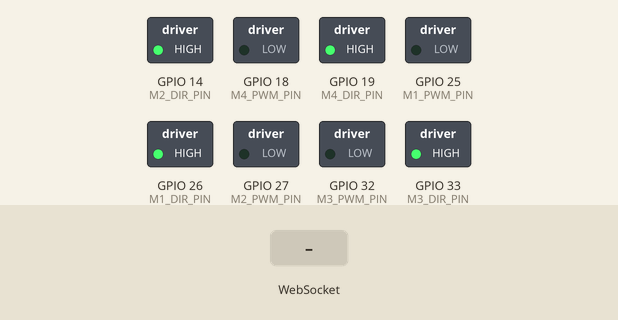
This program was run on a simulated ESP32. Parts: switched loads named in the program (green lamp = pin HIGH). Inputs (shaded band) come from the test bench. WiFi joins after 1.5 s; servers stay silent unless stated; what the program prints to the serial monitor is not drawn.

Above: at 2.7 s.
2.8 s: WebSocket text "up" received
At 4.0 s:
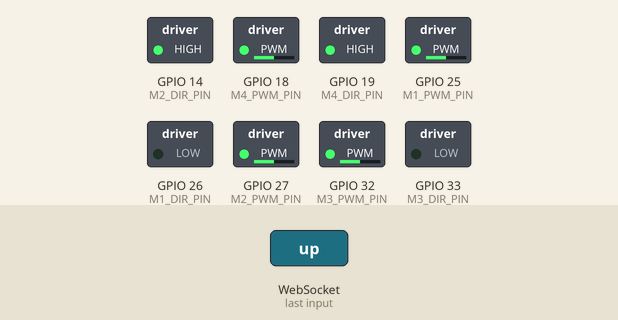
5.8 s: WebSocket text "down" received
At 7.2 s:
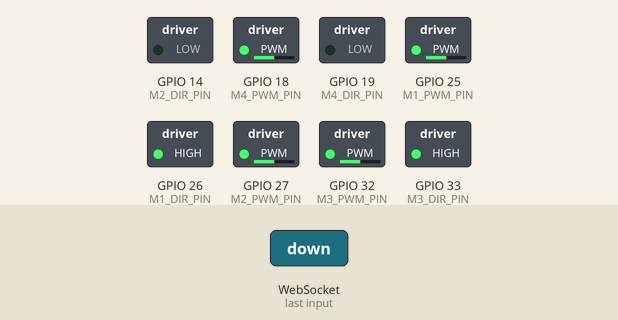
8.8 s: WebSocket text "left" received
At 10.1 s:
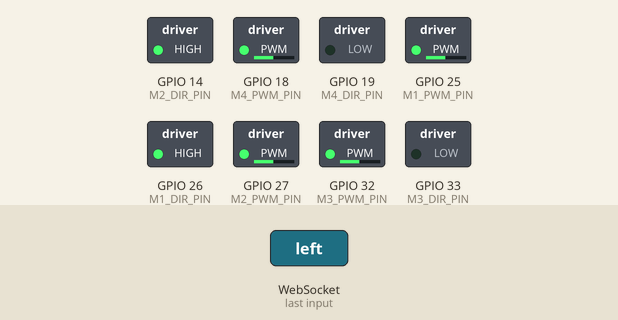
11.8 s: WebSocket text "right" received
At 12.9 s:
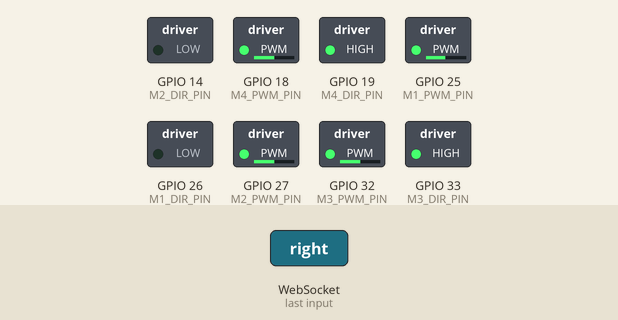
14.8 s: WebSocket text "up-left" received
At 16.1 s:
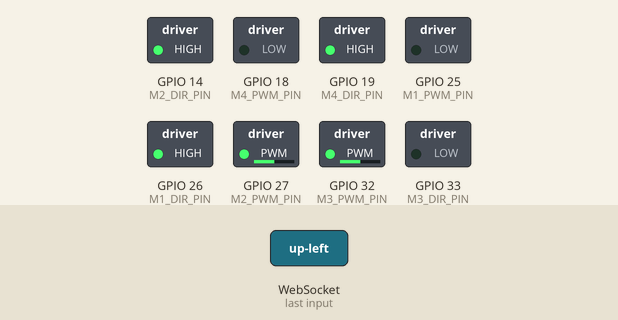
17.8 s: WebSocket text "up-right" received
At 19.1 s:
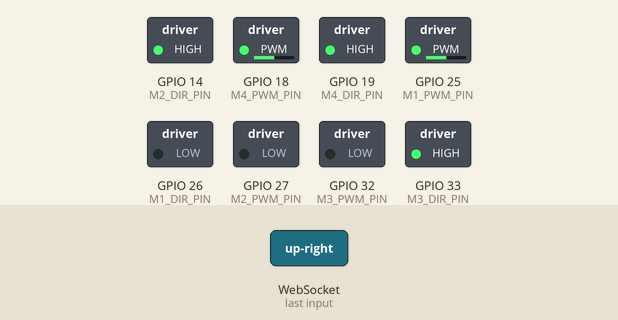
Timing chart, 0 to 20.8 s (numbered marks = the images above; inputs shaded):
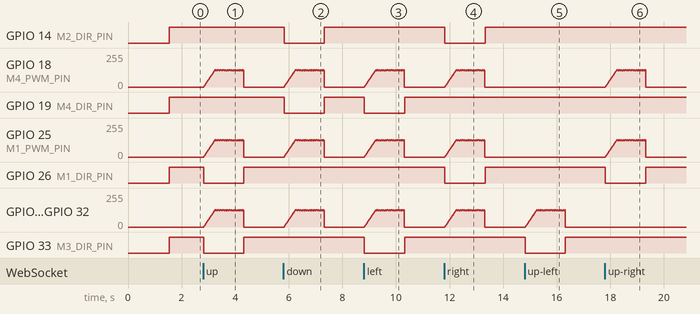

The program:

main.cpp
```cpp
// =============================================================
// ESP32 Mecanum Wheel Robot - Web Controller
// =============================================================
// 하드웨어:  ESP32 DevKit + Cytron MD10C × 4 + CHP 36GP-555 × 4
// 통신:      Wi-Fi (AP 또는 STA) + WebSocket JSON
// 웹 UI:     PROGMEM 내장 HTML (web_ui.h)
//
// JSON 프로토콜 (클라이언트 → 서버):
//   {"vx": ±1.0, "vy": ±1.0, "w": ±1.0, "speed": 0-100}
//
// Cytron MD10C 제어:
//   PWM 핀 → 속도 (0-255, LEDC 20 kHz)
//   DIR 핀 → 방향 (HIGH=정방향, LOW=역방향)
// =============================================================

#include <Arduino.h>
#include <WiFi.h>
#include <HTTPClient.h>
#include <WiFiClientSecure.h>
#include <ESPAsyncWebServer.h>
#include <AsyncTCP.h>
#include <ArduinoJson.h>
#include "web_ui.h"

// =============================================================
// [사용자 설정] Wi-Fi
// =============================================================
// true  → AP 모드: ESP32가 직접 핫스팟 생성 (인터넷 불필요, 권장)
// false → STA 모드: 기존 공유기에 연결
#define WIFI_AP_MODE   false

const char* AP_SSID     = "RCCAR_Robot";   // AP 모드 SSID
const char* AP_PASSWORD = "12345678";       // AP 모드 비밀번호 (최소 8자)

const char* STA_SSID    = "bssm_free";       // STA 모드: 공유기 SSID
const char* STA_PASS    = "bssm_free";   // STA 모드: 공유기 비밀번호

// =============================================================
// [사용자 설정] 모터 핀 번호
// 위에서 본 메카넘 배치:
//   [전방]
//   M1(FL) ↗   ↖ M2(FR)
//   M3(RL) ↖   ↗ M4(RR)
//   [후방]
// =============================================================
//                   PWM핀  DIR핀
#define M1_PWM_PIN   25     // Front-Left  (전방 좌측)
#define M1_DIR_PIN   26
#define M2_PWM_PIN   27     // Front-Right (전방 우측)
#define M2_DIR_PIN   14
#define M3_PWM_PIN   32     // Rear-Left   (후방 좌측)
#define M3_DIR_PIN   33
#define M4_PWM_PIN   18     // Rear-Right  (후방 우측)
#define M4_DIR_PIN   19

// =============================================================
// [사용자 설정] LEDC PWM 파라미터
// =============================================================
#define PWM_FREQ_HZ  20000  // 20 kHz: 모터 노이즈 가청 주파수 초과
#define PWM_BITS     8      // 8비트 분해능: 0~255
// LEDC 채널 (ESP32: 채널 0~15)
#define CH_M1        0
#define CH_M2        1
#define CH_M3        2
#define CH_M4        3

// =============================================================
// [사용자 설정] 워치독 타임아웃
// =============================================================
#define WATCHDOG_MS  1500   // 폴링 지연을 고려한 타임아웃

// =============================================================
// [사용자 설정] 폴링 설정
// =============================================================
#define POLL_URL  "https://nota.mieung.kr/direction"
#define POLL_MS   100    // 폴링 간격 (ms)

// =============================================================
// [사용자 설정] 가감속 (10ms 업데이트 주기 기준)
// 값이 클수록 변화가 빠름 (255 기준)
// 예: ACCEL_STEP=3 → 0→127(50%) 약 420ms
//     DECEL_STEP=6 → 127→0       약 210ms
// =============================================================
#define ACCEL_STEP   3    // 가속 스텝
#define DECEL_STEP   6    // 감속 스텝 (가속보다 빠르게 멈춤)

// =============================================================
// [사용자 설정] 모터 방향 반전 보정
// 모터가 반대로 돌면 해당 값을 true 로 변경
// 예: 전방 좌측이 반대로 돌면 INVERT_M1 = true
// (물리 배선 변경 없이 소프트웨어로 보정)
// =============================================================
#define INVERT_M1    true   // Front-Left  (좌측 반전 보정)
#define INVERT_M2    false  // Front-Right
#define INVERT_M3    true   // Rear-Left   (좌측 반전 보정)
#define INVERT_M4    false  // Rear-Right

// 채널별 DIR 핀 / 반전 배열 (updateMotors 루프에서 사용)
static const uint8_t kDirPin[4] = {M1_DIR_PIN, M2_DIR_PIN, M3_DIR_PIN, M4_DIR_PIN};
static const bool    kInvert[4] = {INVERT_M1,  INVERT_M2,  INVERT_M3,  INVERT_M4};

// =============================================================
// 전역 객체 / 변수
// =============================================================
AsyncWebServer server(80);
AsyncWebSocket ws("/ws");

volatile unsigned long lastCmdMs   = 0;
volatile bool          motorsOn    = false;

float targetV[4]  = {0, 0, 0, 0};   // 목표 출력 (-255~+255)
float currentV[4] = {0, 0, 0, 0};   // 현재 출력 (가감속 적용)
unsigned long lastMotorMs = 0;

// =============================================================
// 모터 초기화
// =============================================================
void motorInit() {
    // LEDC 채널 초기화 (주파수, 분해능)
    ledcSetup(CH_M1, PWM_FREQ_HZ, PWM_BITS);
    ledcSetup(CH_M2, PWM_FREQ_HZ, PWM_BITS);
    ledcSetup(CH_M3, PWM_FREQ_HZ, PWM_BITS);
    ledcSetup(CH_M4, PWM_FREQ_HZ, PWM_BITS);

    // PWM 핀 ↔ LEDC 채널 연결
    ledcAttachPin(M1_PWM_PIN, CH_M1);
    ledcAttachPin(M2_PWM_PIN, CH_M2);
    ledcAttachPin(M3_PWM_PIN, CH_M3);
    ledcAttachPin(M4_PWM_PIN, CH_M4);

    // DIR 핀 출력 설정 및 초기값 LOW
    pinMode(M1_DIR_PIN, OUTPUT); digitalWrite(M1_DIR_PIN, LOW);
    pinMode(M2_DIR_PIN, OUTPUT); digitalWrite(M2_DIR_PIN, LOW);
    pinMode(M3_DIR_PIN, OUTPUT); digitalWrite(M3_DIR_PIN, LOW);
    pinMode(M4_DIR_PIN, OUTPUT); digitalWrite(M4_DIR_PIN, LOW);

    // 초기 정지
    ledcWrite(CH_M1, 0);
    ledcWrite(CH_M2, 0);
    ledcWrite(CH_M3, 0);
    ledcWrite(CH_M4, 0);
}

// =============================================================
// 단일 모터 구동
//   ch      : LEDC 채널 번호
//   dirPin  : 방향 GPIO 핀
//   value   : -255 ~ +255 (음수 = 역방향)
//   invert  : 방향 반전 여부 (INVERT_Mx 상수)
// =============================================================
static inline void setMotor(uint8_t ch, uint8_t dirPin, int value, bool invert) {
    if (invert) value = -value;

    if (value >= 0) {
        digitalWrite(dirPin, HIGH);                             // 정방향
        ledcWrite(ch, (uint8_t)constrain(value, 0, 255));
    } else {
        digitalWrite(dirPin, LOW);                              // 역방향
        ledcWrite(ch, (uint8_t)constrain(-value, 0, 255));
    }
}

// =============================================================
// 전체 모터 즉시 정지 (안전 이벤트: 연결 끊김, 워치독)
// =============================================================
void stopAll() {
    for (int i = 0; i < 4; i++) { targetV[i] = 0; currentV[i] = 0; }
    ledcWrite(CH_M1, 0);
    ledcWrite(CH_M2, 0);
    ledcWrite(CH_M3, 0);
    ledcWrite(CH_M4, 0);
    motorsOn = false;
}

// =============================================================
// 메카넘 운동학 계산 및 모터 구동
//
// 입력 범위:
//   vx    -1.0 ~ +1.0   (횡이동: + 우측, - 좌측)
//   vy    -1.0 ~ +1.0   (전후:   + 전진, - 후진)
//   w     -1.0 ~ +1.0   (회전:   + CW,   - CCW)
//   speed  0   ~ 100    (속도 %)
//
// 메카넘 운동학 (위에서 본 X자 롤러 배치 기준):
//   M1(FL) = Vy + Vx + ω
//   M2(FR) = Vy - Vx - ω
//   M3(RL) = Vy - Vx + ω
//   M4(RR) = Vy + Vx - ω
//
// 정규화: 최대 절댓값이 1.0 초과 시 비율 유지하며 스케일 다운
// 최종 출력: -255 ~ +255 정수
// =============================================================
void driveRobot(float vx, float vy, float w, float speed) {
    // 1. 메카넘 운동학
    float raw[4];
    raw[0] = vy + vx + w;   // M1: Front-Left
    raw[1] = vy - vx - w;   // M2: Front-Right
    raw[2] = vy - vx + w;   // M3: Rear-Left
    raw[3] = vy + vx - w;   // M4: Rear-Right

    // 2. 정규화 (최대값 ≤ 1.0 유지)
    float maxAbs = 1.0f;
    for (int i = 0; i < 4; i++) {
        float a = fabsf(raw[i]);
        if (a > maxAbs) maxAbs = a;
    }

    // 3. 속도 스케일 적용 → targetV[] 에 저장 (실제 출력은 updateMotors()가 담당)
    float scale = (speed / 100.0f) * 255.0f / maxAbs;
    for (int i = 0; i < 4; i++) {
        targetV[i] = raw[i] * scale;
    }
}

// =============================================================
// 가감속 적용 후 모터 출력 (loop()에서 10ms마다 호출)
//
// currentV → targetV 방향으로 스텝씩 이동:
//   속력이 커지는 방향 → ACCEL_STEP
//   속력이 작아지는 방향 → DECEL_STEP (감속이 더 빠름)
// =============================================================
void updateMotors() {
    bool anyNonZero  = false;
    bool anyRamping  = false;

    for (int i = 0; i < 4; i++) {
        float diff    = targetV[i] - currentV[i];
        float absDiff = fabsf(diff);

        if (absDiff < 0.5f) {
            currentV[i] = targetV[i];   // 목표에 충분히 가까우면 즉시 고정
        } else {
            anyRamping = true;
            // 현재 속력보다 목표 속력이 크면 가속, 아니면 감속
            float rate = (fabsf(targetV[i]) >= fabsf(currentV[i]))
                         ? (float)ACCEL_STEP
                         : (float)DECEL_STEP;
            currentV[i] += (diff > 0) ? rate : -rate;
        }

        setMotor(i, kDirPin[i], (int)currentV[i], kInvert[i]);
        if ((int)currentV[i] != 0) anyNonZero = true;
    }

    motorsOn = anyNonZero;

    // 디버그: 가감속 진행중일 때만 출력 (50ms 마다)
    static unsigned long lastDbg = 0;
    if (anyRamping && millis() - lastDbg > 50) {
        lastDbg = millis();
        Serial.printf("[RAMP] cur=%4d %4d %4d %4d  tgt=%4d %4d %4d %4d\n",
            (int)currentV[0], (int)currentV[1], (int)currentV[2], (int)currentV[3],
            (int)targetV[0],  (int)targetV[1],  (int)targetV[2],  (int)targetV[3]);
    }
}

// =============================================================
// 방향 문자열 → (vx, vy, w) 변환
//
// 지원 명령어 (대소문자 구분):
//   "F"   전진          "B"   후진
//   "L"   좌 스트레이프  "R"   우 스트레이프
//   "FL"  전진+좌대각    "FR"  전진+우대각
//   "BL"  후진+좌대각    "BR"  후진+우대각
//   "CW"  시계방향 회전  "CCW" 반시계방향 회전
//   "S"   정지
// =============================================================
bool dirToVector(const char* dir, float &vx, float &vy, float &w) {
    vx = 0; vy = 0; w = 0;
    // 팀원 프로토콜 (nota.mieung.kr)
    if      (strcmp(dir, "up")         == 0) {          vy= 1;  }
    else if (strcmp(dir, "down")       == 0) {          vy=-1;  }
    else if (strcmp(dir, "left")       == 0) { vx=-1;           }
    else if (strcmp(dir, "right")      == 0) { vx= 1;           }
    else if (strcmp(dir, "up-left")    == 0) { vx=-1; vy= 1;    }
    else if (strcmp(dir, "up-right")   == 0) { vx= 1; vy= 1;    }
    else if (strcmp(dir, "down-left")  == 0) { vx=-1; vy=-1;    }
    else if (strcmp(dir, "down-right") == 0) { vx= 1; vy=-1;    }
    else if (strcmp(dir, "center")     == 0) { /* 정지 */        }
    // 기존 단축 명령 (하위 호환)
    else if (strcmp(dir, "CW")  == 0) {               w= 1;     }
    else if (strcmp(dir, "CCW") == 0) {               w=-1;     }
    else if (strcmp(dir, "S")   == 0) { /* 모두 0 */             }
    else return false;
    return true;
}

// =============================================================
// WebSocket 이벤트 핸들러
//
// 두 가지 프로토콜을 동시 지원:
//
// [1] 방향 명령 (팀원용 단순 프로토콜)
//     {"dir": "F"}                    ← 기본 속도(80%)로 전진
//     {"dir": "FL", "speed": 60}      ← 속도 지정 가능
//     또는 JSON 없이 문자열만: "F"
//
// [2] 벡터 명령 (웹 UI / 정밀 제어)
//     {"vx": 0.5, "vy": 0.8, "w": 0.0, "speed": 80}
//
// ※ 워치독(500ms): 명령을 계속 보내야 동작 유지됨.
//    정지시키려면 "S" 또는 연결을 끊으면 됨.
// =============================================================
void onWsEvent(AsyncWebSocket* srv, AsyncWebSocketClient* client,
               AwsEventType type, void* arg, uint8_t* data, size_t len)
{
    switch (type) {

        case WS_EVT_CONNECT:
            Serial.printf("[WS] Client #%u connected  IP: %s\n",
                          client->id(),
                          client->remoteIP().toString().c_str());
            break;

        case WS_EVT_DISCONNECT:
            Serial.printf("[WS] Client #%u disconnected\n", client->id());
            stopAll();
            break;

        case WS_EVT_DATA: {
            AwsFrameInfo* info = (AwsFrameInfo*)arg;
            if (info->final && info->index == 0 &&
                info->len == len && info->opcode == WS_TEXT)
            {
                if (len == 0 || len >= 128) return;

                char buf[128];
                memcpy(buf, data, len);
                buf[len] = '\0';

                float vx = 0, vy = 0, w = 0, speed = 50.0f;

                StaticJsonDocument<128> doc;
                DeserializationError err = deserializeJson(doc, buf);

                if (!err && doc.containsKey("direction")) {
                    // ── [1] 방향 명령 JSON (팀원 프로토콜) ──────
                    const char* dir = doc["direction"] | "S";
                    if (!dirToVector(dir, vx, vy, w)) return;
                    speed = constrain((float)(doc["speed"] | 50.0f), 0.0f, 100.0f);
                    Serial.printf("[CMD] direction=%s  speed=%.0f\n", dir, speed);

                } else if (!err && doc.containsKey("vx")) {
                    // ── [2] 벡터 명령 JSON (웹 UI) ────────────
                    vx    = constrain((float)(doc["vx"]    | 0.0f), -1.0f, 1.0f);
                    vy    = constrain((float)(doc["vy"]    | 0.0f), -1.0f, 1.0f);
                    w     = constrain((float)(doc["w"]     | 0.0f), -1.0f, 1.0f);
                    speed = constrain((float)(doc["speed"] | 50.0f), 0.0f, 100.0f);
                    Serial.printf("[WS]  vx=%.2f  vy=%.2f  w=%.2f  speed=%.0f\n", vx, vy, w, speed);

                } else {
                    // ── [3] 평문 방향 문자열: "F", "BL" 등 ────
                    if (!dirToVector(buf, vx, vy, w)) return;
                    Serial.printf("[WS]  plain=%s\n", buf);
                }

                driveRobot(vx, vy, w, speed);
                lastCmdMs = millis();
            }
            break;
        }

        case WS_EVT_ERROR:
            Serial.printf("[WS] Error on client #%u: %s\n",
                          client->id(), (char*)data);
            break;

        default:
            break;
    }
}

// =============================================================
// nota.mieung.kr/direction 폴링 태스크
// loop()를 막지 않도록 FreeRTOS 별도 태스크로 실행
// =============================================================
void pollTask(void* param) {
    WiFiClientSecure client;
    client.setInsecure();
    HTTPClient http;
    http.setTimeout(800);
    bool connected = false;

    for (;;) {
        if (WiFi.status() != WL_CONNECTED) {
            if (connected) { http.end(); connected = false; }
            Serial.println("[POLL] WiFi 끊김 - 재연결 대기");
            vTaskDelay(pdMS_TO_TICKS(1000));
            continue;
        }

        // 연결이 없으면 한 번만 TLS 핸드셰이크
        if (!connected) {
            Serial.println("[POLL] 서버 연결 중...");
            if (http.begin(client, POLL_URL)) {
                http.addHeader("Connection", "keep-alive");
                connected = true;
                Serial.println("[POLL] 연결 완료");
            } else {
                vTaskDelay(pdMS_TO_TICKS(1000));
                continue;
            }
        }

        int code = http.GET();

        if (code == HTTP_CODE_OK) {
            String body = http.getString();
            StaticJsonDocument<128> doc;
            if (deserializeJson(doc, body) == DeserializationError::Ok &&
                doc.containsKey("direction"))
            {
                const char* dir = doc["direction"] | "center";
                float vx, vy, w;
                if (dirToVector(dir, vx, vy, w)) {
                    driveRobot(vx, vy, w, 50.0f);
                    lastCmdMs = millis();
                }
                Serial.printf("[POLL] direction=%s\n", dir);
            }
        } else {
            Serial.printf("[POLL] 오류 %d - 재연결\n", code);
            http.end();
            connected = false;
        }

        vTaskDelay(pdMS_TO_TICKS(POLL_MS));
    }
}

// =============================================================
// Wi-Fi 초기화
// =============================================================
void wifiSetup() {
    if (WIFI_AP_MODE) {
        // ── AP 모드 ──────────────────────────────────────────
        WiFi.mode(WIFI_AP);
        WiFi.softAP(AP_SSID, AP_PASSWORD);
        Serial.println("--------------------------------------------");
        Serial.println("[WiFi] AP Mode - 핫스팟 시작됨");
        Serial.printf("  SSID     : %s\n", AP_SSID);
        Serial.printf("  Password : %s\n", AP_PASSWORD);
        Serial.printf("  IP Addr  : %s\n", WiFi.softAPIP().toString().c_str());
        Serial.println("--------------------------------------------");

    } else {
        // ── STA 모드 ─────────────────────────────────────────
        WiFi.mode(WIFI_STA);
        WiFi.begin(STA_SSID, STA_PASS);
        Serial.printf("[WiFi] STA Mode  Connecting to '%s'", STA_SSID);

        unsigned long t0 = millis();
        while (WiFi.status() != WL_CONNECTED) {
            if (millis() - t0 > 15000UL) {
                Serial.println("\n[WiFi] Timeout → Falling back to AP mode");
                WiFi.softAP(AP_SSID, AP_PASSWORD);
                Serial.printf("[WiFi] AP IP: %s\n",
                              WiFi.softAPIP().toString().c_str());
                return;
            }
            delay(300);
            Serial.print(".");
        }
        Serial.println("--------------------------------------------");
        Serial.println("[WiFi] STA Mode - 연결 성공!");
        Serial.printf("  IP Addr  : %s\n", WiFi.localIP().toString().c_str());
        Serial.println("--------------------------------------------");
    }
}

// =============================================================
// setup()
// =============================================================
void setup() {
    Serial.begin(115200);
    Serial.println();
    Serial.println("============================================");
    Serial.println("  ESP32 Mecanum Wheel Robot v1.0");
    Serial.println("============================================");

    motorInit();
    wifiSetup();

    // ── WebSocket ──
    ws.onEvent(onWsEvent);
    server.addHandler(&ws);

    // ── 메인 페이지: PROGMEM 내장 HTML 서빙 ──
    server.on("/", HTTP_GET, [](AsyncWebServerRequest* req) {
        req->send(200, "text/html", index_html);
    });

    // ── 404 핸들러 ──
    server.onNotFound([](AsyncWebServerRequest* req) {
        req->send(404, "text/plain", "Not Found");
    });

    server.begin();
    Serial.println("[HTTP] Web server started");

    // ── nota.mieung.kr 폴링 태스크 시작 (Core 0, WiFi와 같은 코어) ──
    xTaskCreatePinnedToCore(pollTask, "poll", 8192, nullptr, 1, nullptr, 0);
    Serial.printf("[POLL] 폴링 시작: %s  간격: %dms\n", POLL_URL, POLL_MS);
}

// =============================================================
// loop()
// =============================================================
void loop() {
    unsigned long now = millis();

    // ── 가감속 모터 업데이트 (100 Hz) ───────────────────────
    if (now - lastMotorMs >= 10) {
        lastMotorMs = now;
        updateMotors();
    }

    // ── 워치독 ──────────────────────────────────────────────
    if (motorsOn && (now - lastCmdMs > WATCHDOG_MS)) {
        stopAll();
        Serial.println("[WD] Watchdog triggered: motors stopped");
    }

    // ── WebSocket 클라이언트 정리 ────────────────────────────
    ws.cleanupClients();
}
```

Source omitted: web_ui.h (9931 bytes)
